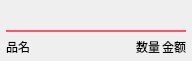
  <widget class="lds_roundeddialog_title_frame" name="frame_deskinfo">
   <property name="geometry">
    <rect>
     <x>100</x>
     <y>30</y>
     <width>192</width>
     <height>61</height>
    </rect>
   </property>
   <layout class="QGridLayout" name="gridLayout_2">
    <property name="leftMargin">
     <number>6</number>
    </property>
    <property name="topMargin">
     <number>2</number>
    </property>
    <property name="rightMargin">
     <number>6</number>
    </property>
    <property name="bottomMargin">
     <number>2</number>
    </property>
    <property name="spacing">
     <number>2</number>
    </property>
    <item row="1" column="0" colspan="2">
     <widget class="QLabel" name="label_5">
      <property name="minimumSize">
       <size>
        <width>0</width>
        <height>2</height>
       </size>
      </property>
      <property name="maximumSize">
       <size>
        <width>16777215</width>
        <height>2</height>
       </size>
      </property>
      <property name="styleSheet">
       <string notr="true">background-color:#ff546b</string>
      </property>
      <property name="text">
       <string/>
      </property>
     </widget>
    </item>
    <item row="0" column="0">
     <widget class="QLabel" name="label_logo">
      <property name="outer_stylesheet" stdset="0">
       <string>label_upon_bg</string>
      </property>
     </widget>
    </item>
    <item row="0" column="1">
     <widget class="QLabel" name="label_text">
      <property name="outer_stylesheet" stdset="0">
       <string>label_upon_bg</string>
      </property>
     </widget>
    </item>
    <item row="5" column="0" colspan="2">
     <layout class="QHBoxLayout" name="horizontalLayout_6" stretch="1,0,0">
      <item>
       <widget class="QLabel" name="label_head_name">
        <property name="text">
         <string>品名</string>
        </property>
        <property name="outer_stylesheet" stdset="0">
         <string>label_upon_bg</string>
        </property>
       </widget>
      </item>
      <item>
       <widget class="label_click" name="label_head_num">
        <property name="text">
         <string>数量</string>
        </property>
        <property name="alignment">
         <set>Qt::AlignRight|Qt::AlignTrailing|Qt::AlignVCenter</set>
        </property>
        <property name="outer_stylesheet" stdset="0">
         <string>label_upon_bg</string>
        </property>
       </widget>
      </item>
      <item>
       <widget class="label_click" name="label_head_total">
        <property name="text">
         <string>金额</string>
        </property>
        <property name="alignment">
         <set>Qt::AlignRight|Qt::AlignTrailing|Qt::AlignVCenter</set>
        </property>
        <property name="outer_stylesheet" stdset="0">
         <string>label_upon_bg</string>
        </property>
       </widget>
      </item>
     </layout>
    </item>
   </layout>
  </widget>
